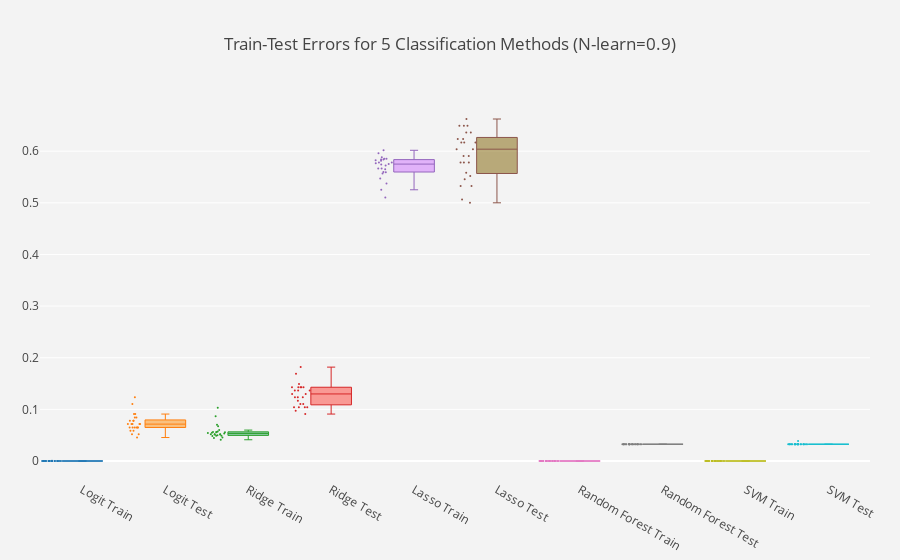

Notebook code cell kept with this figure:
### Code cell
fig.show()
#pt.set_credentials_file(username='mdrozdov', api_key='lIJzsy13FVNFbyw4I9bS')
#py.iplot(fig)

### Figure 1 — Plotly figure (JSON) as saved in the notebook; plotly's stock layout.template omitted (floating-point values rounded to 4 significant figures)
{"data": [{"boxpoints": "all", "fillcolor": "rgba(93, 164, 214, 0.5)", "jitter": 0.5, "line": {"width": 1}, "marker": {"size": 2}, "name": "Logit Train", "type": "box", "uid": "093369b8-cb7e-44aa-af4c-36b9856cf823", "whiskerwidth": 0.2, "y": [0, 0, 0, 0, 0, 0, 0, 0, 0, 0.0007215, 0, 0, 0, 0, 0, 0, 0, 0, 0, 0, 0, 0, 0, 0, 0]}, {"boxpoints": "all", "fillcolor": "rgba(255, 144, 14, 0.5)", "jitter": 0.5, "line": {"width": 1}, "marker": {"size": 2}, "name": "Logit Test", "type": "box", "uid": "379f3452-e176-4b1d-8231-8c430eaa878e", "whiskerwidth": 0.2, "y": [0.07143, 0.09091, 0.06494, 0.07143, 0.08442, 0.06494, 0.07143, 0.07792, 0.06494, 0.07143, 0.1234, 0.07792, 0.07792, 0.06494, 0.08442, 0.09091, 0.05844, 0.06494, 0.05844, 0.1104, 0.05195, 0.07143, 0.05195, 0.06494, 0.04545]}, {"boxpoints": "all", "fillcolor": "rgba(44, 160, 101, 0.5)", "jitter": 0.5, "line": {"width": 1}, "marker": {"size": 2}, "name": "Ridge Train", "type": "box", "uid": "ed2d7913-bb2b-4aa0-9dca-ff7a525e7eaa", "whiskerwidth": 0.2, "y": [0.04473, 0.06999, 0.05339, 0.05988, 0.04545, 0.04113, 0.05195, 0.04906, 0.05123, 0.05195, 0.05556, 0.05483, 0.05123, 0.08658, 0.057, 0.04834, 0.05556, 0.05628, 0.04906, 0.05195, 0.1032, 0.05411, 0.0671, 0.04978, 0.05628]}, {"boxpoints": "all", "fillcolor": "rgba(255, 65, 54, 0.5)", "jitter": 0.5, "line": {"width": 1}, "marker": {"size": 2}, "name": "Ridge Test", "type": "box", "uid": "7f484216-c910-4ca4-84eb-dd103a2c57de", "whiskerwidth": 0.2, "y": [0.1104, 0.1429, 0.1429, 0.1039, 0.1429, 0.09091, 0.1234, 0.1299, 0.1039, 0.0974, 0.1818, 0.1364, 0.1039, 0.1494, 0.1104, 0.1234, 0.1429, 0.1364, 0.1429, 0.1688, 0.1299, 0.1169, 0.1364, 0.1039, 0.1234]}, {"boxpoints": "all", "fillcolor": "rgba(207, 114, 255, 0.5)", "jitter": 0.5, "line": {"width": 1}, "marker": {"size": 2}, "name": "Lasso Train", "type": "box", "uid": "0f160754-dd89-4238-b61a-27ca7000a7ab", "whiskerwidth": 0.2, "y": [0.5779, 0.588, 0.596, 0.5469, 0.5765, 0.557, 0.5664, 0.575, 0.6017, 0.5253, 0.5649, 0.5664, 0.5592, 0.5815, 0.5743, 0.5823, 0.5851, 0.5851, 0.5101, 0.5779, 0.5375, 0.5837, 0.5722, 0.5599, 0.5837]}, {"boxpoints": "all", "fillcolor": "rgba(127, 96, 0, 0.5)", "jitter": 0.5, "line": {"width": 1}, "marker": {"size": 2}, "name": "Lasso Test", "type": "box", "uid": "f673bbec-88d6-4236-a775-331a0d816867", "whiskerwidth": 0.2, "y": [0.6039, 0.5909, 0.5779, 0.5325, 0.6364, 0.5779, 0.5065, 0.6364, 0.6234, 0.5325, 0.6494, 0.6234, 0.5779, 0.6169, 0.6039, 0.6494, 0.6623, 0.6169, 0.5455, 0.6494, 0.5, 0.5584, 0.5909, 0.6169, 0.5519]}, {"boxpoints": "all", "fillcolor": "rgba(93, 164, 214, 0.5)", "jitter": 0.5, "line": {"width": 1}, "marker": {"size": 2}, "name": "Random Forest Train", "type": "box", "uid": "60945f62-c15c-4bec-b3de-30d1a8065b73", "whiskerwidth": 0.2, "y": [0, 0, 0, 0, 0, 0, 0, 0, 0, 0, 0, 0, 0, 0, 0, 0, 0, 0, 0, 0, 0, 0, 0, 0, 0]}, {"boxpoints": "all", "fillcolor": "rgba(255, 144, 14, 0.5)", "jitter": 0.5, "line": {"width": 1}, "marker": {"size": 2}, "name": "Random Forest Test", "type": "box", "uid": "40a1f163-38a0-4e25-8c9e-fb257012be07", "whiskerwidth": 0.2, "y": [0.03247, 0.03247, 0.03247, 0.03247, 0.03247, 0.03247, 0.03247, 0.03247, 0.03247, 0.03247, 0.03247, 0.03247, 0.03247, 0.03247, 0.03247, 0.03247, 0.03247, 0.03247, 0.03247, 0.03247, 0.03247, 0.03247, 0.03247, 0.03247, 0.03247]}, {"boxpoints": "all", "fillcolor": "rgba(44, 160, 101, 0.5)", "jitter": 0.5, "line": {"width": 1}, "marker": {"size": 2}, "name": "SVM Train", "type": "box", "uid": "7de38f5d-3d2d-4f89-a3e3-c2d9bcd7c77d", "whiskerwidth": 0.2, "y": [0, 0, 0, 0, 0, 0, 0, 0, 0, 0, 0, 0, 0, 0, 0, 0, 0, 0, 0, 0, 0, 0, 0, 0, 0]}, {"boxpoints": "all", "fillcolor": "rgba(255, 65, 54, 0.5)", "jitter": 0.5, "line": {"width": 1}, "marker": {"size": 2}, "name": "SVM Test", "type": "box", "uid": "443da03f-3859-44bc-9fa3-88a8ad76b924", "whiskerwidth": 0.2, "y": [0.03247, 0.03247, 0.03247, 0.03896, 0.03247, 0.03247, 0.03247, 0.03247, 0.03247, 0.03247, 0.03247, 0.03247, 0.03247, 0.03247, 0.03247, 0.03247, 0.03247, 0.03247, 0.03247, 0.03247, 0.03247, 0.03247, 0.03247, 0.03247, 0.03247]}], "layout": {"autosize": true, "margin": {"b": 80, "l": 40, "r": 30, "t": 100}, "paper_bgcolor": "rgb(243, 243, 243)", "plot_bgcolor": "rgb(243, 243, 243)", "showlegend": false, "title": {"text": "Train-Test Errors for 5 Classification Methods (N-learn=0.9)"}, "xaxis": {"autorange": true, "range": [-0.506, 9.5], "type": "category"}, "yaxis": {"autorange": true, "dtick": 0, "gridcolor": "rgb(255, 255, 255)", "gridwidth": 1, "range": [-0.0368, 0.6991], "showgrid": true, "type": "linear", "zeroline": true, "zerolinecolor": "rgb(255, 255, 255)", "zerolinewidth": 2}}}
